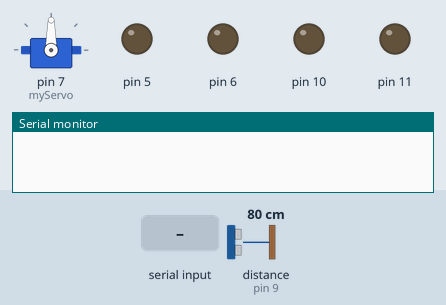
The sketch below on a simulated Arduino Uno, built with avr-gcc and run on an emulated ATmega328P. Shown: servo, output pins drawn as LEDs (lit = HIGH), the last lines printed to the serial monitor. The inputs (shaded band) are chosen by the test bench; at power-on: distance to the obstacle (sensor on pin 9) 80 cm. The echo pulse lasts 58.3 µs per cm; pins used as bus, display or sensor lines are not drawn.

Above: at 1.2 s.
1.3 s: "*back" received over the second serial link
At 2.9 s:
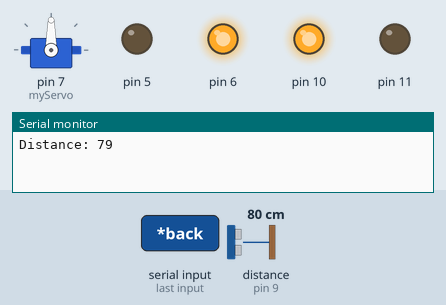
4.3 s: "*left" received over the second serial link
At 5.8 s:
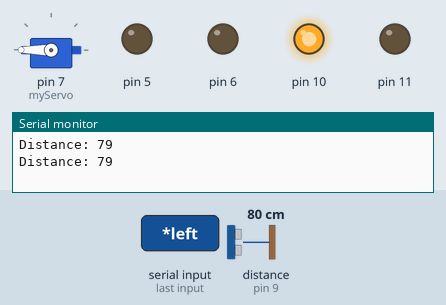
7.3 s: "*right" received over the second serial link
At 10.0 s:
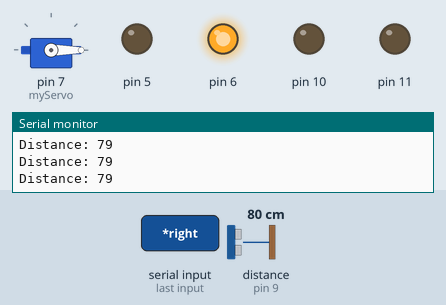
10.3 s: distance to the obstacle (sensor on pin 9) set to 32 cm
11.9 s: distance to the obstacle (sensor on pin 9) set to 28 cm
13.4 s: "*go" received over the second serial link
At 13.8 s:
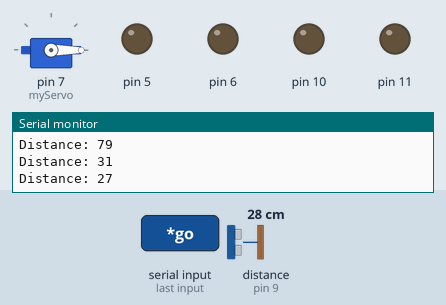
Timing chart, 0 to 16.9 s (numbered marks = the images above; inputs shaded):
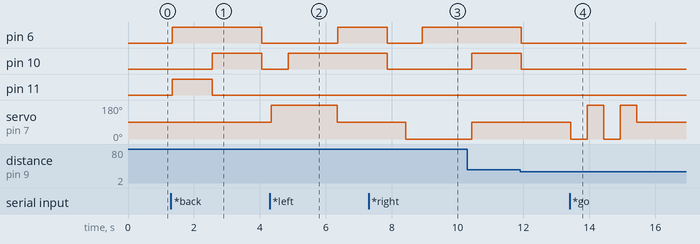

The sketch:

finalUVbotwithServoModify.ino
```cpp
#include<SoftwareSerial.h>
#include<Servo.h>
SoftwareSerial BTSerial(0,1);
Servo myServo;
int Ultrasound();
String phrase;
long duration;
int dist;
const int trig = 8;
const int echo = 9;
const int distance = 30; //distance below the sensor identifies the object as an obstacle

void setup() {

  pinMode(5,OUTPUT);
  pinMode(6,OUTPUT);
  pinMode(10,OUTPUT);
  pinMode(11,OUTPUT);
  pinMode(trig,OUTPUT);
  pinMode(echo,INPUT);
  Serial.begin(9600);
  BTSerial.begin(9600);
  myServo.attach(7); //attaching the servo to digital pin 7
  myServo.write(90); //orienting the servo to default position

}

void loop() {

  while(BTSerial.available())
  {
    delay(10);
    char ch = BTSerial.read();
    if(ch == '#')
    {
      break;
    }

    phrase += ch;
  }

  if(phrase.length()>0)
  {
    if(phrase == "*go")
      forward();

    if(phrase == "*back")
      backward();

    if(phrase == "*stop")
      Stop();

    if(phrase == "*left")
      left();

    if(phrase == "*right")
      right();

    if(phrase == "*rotate")
      rotate();

    if(phrase == "*avoid")
    {
      while(!BTSerial.available())
        avoid();
    }
    phrase = "";
  }

}

void forward()
{ int Ultrasound();
  myServo.write(90);
  if(Ultrasound() >= distance)
  {
    analogWrite(6,255);
    analogWrite(5,0);
    analogWrite(11,0);
    analogWrite(10,255);
    delay(1500); //delay of 3 seconds for bot to move 30cm
    Stop();

  }
  else
  {
    Stop();
    myServo.write(0);
    delay(500);
    myServo.write(180);
    delay(500);
    myServo.write(0);
    delay(500);
    myServo.write(180);
    delay(500);
    myServo.write(90);
  }
}

void backward()
{  int Ultrasound();
  analogWrite(6,255);
  analogWrite(5,0);
  analogWrite(11,255);
  analogWrite(10,0);
  delay(1200); //delay for 180 degree rotation
  Stop();
  if(Ultrasound() >= distance)
  {
    analogWrite(6,255);
    analogWrite(5,0);
    analogWrite(11,0);
    analogWrite(10,255);
    delay(1500); //delay of 3 seconds
    Stop();

  }
  else
  {
    Stop();
    myServo.write(0);
    delay(500);
    myServo.write(180);
    delay(500);
    myServo.write(0);
    delay(500);
    myServo.write(180);
    delay(500);
    myServo.write(90);
  }

}

void Stop()
{
  analogWrite(6,0);
  analogWrite(5,0);
  analogWrite(11,0);
  analogWrite(10,0);
}


void left()
{ int Ultrasound();
  myServo.write(180); //turning the ultrasonic sensor to the left
  delay(500);

  if(Ultrasound() >= distance)
  {
    analogWrite(6,0);
    analogWrite(5,0);
    analogWrite(11,0);
    analogWrite(10,255);
    delay(1500); //delay for 3 seconds
    forward();
  }
  else
  {
    Stop();
    myServo.write(0);
    delay(500);
    myServo.write(180);
    delay(500);
    myServo.write(0);
    delay(500);
    myServo.write(180);
    delay(500);
    myServo.write(90);
  }

  delay(500);
  myServo.write(90);

}

void right()
{ int Ultrasound();
  myServo.write(0); //to turn the ultrasonic sensor right
  delay(500);

  if(Ultrasound() >= distance)
  {
    analogWrite(6,255);
    analogWrite(5,0);
    analogWrite(11,0);
    analogWrite(10,0);
    delay(1500); //delay of 3 seconds
    forward();
  }
  else
  {
    Stop();
    myServo.write(0);
    delay(500);
    myServo.write(180);
    delay(500);
    myServo.write(0);
    delay(500);
    myServo.write(180);
    delay(500);
    myServo.write(90);
  }

  delay(500);
  myServo.write(90);

}

void rotate()
{
  analogWrite(6,255);
  analogWrite(5,0);
  analogWrite(11,255);
  analogWrite(10,0);
}

void rightturn()
{
    analogWrite(6,255);
    analogWrite(5,0);
    analogWrite(11,0);
    analogWrite(10,0);
    delay(1000);
}


void leftturn()
{
    analogWrite(6,0);
    analogWrite(5,0);
    analogWrite(11,0);
    analogWrite(10,255);
    delay(1000);
}

void go()
{
  while(Ultrasound() >= distance){
    analogWrite(6,255);
    analogWrite(5,0);
    analogWrite(11,0);
    analogWrite(10,255);
  }
  Stop();
}


void avoid()
{
  //go();
  int Ultrasound();
  myServo.write(90);
  delay(1000);

  int span = Ultrasound();

  if (span <= distance){

    Stop();

    char turn = check(); //Decide which direction to turn.

    switch (turn){

      case 'l':

        leftturn();

        break;

      case 'r':

        rightturn();

        break;

      case 's':

        go();

        break;
    }
  }

  else
    go();

}

char check()
{ int Ultrasound();
  int leftcheck, centercheck, rightcheck;
  char choice;

  myServo.write(180);  //Look left
  delay(1000);
  leftcheck = Ultrasound();

  myServo.write(0);  //Look right
  delay(1000);
  rightcheck = Ultrasound();


  myServo.write(90);   //Look straight
  delay(1000);
  centercheck = Ultrasound();

    if (leftcheck>rightcheck && leftcheck>centercheck)
      choice = 'l';

    else if (rightcheck>leftcheck && rightcheck>centercheck)
      choice = 'r';

    else
      choice = 's';

  return choice;
}


int Ultrasound()
{
  digitalWrite(trig, LOW);
  delayMicroseconds(2);

  digitalWrite(trig, HIGH);
  delayMicroseconds(10);  //sending a 10 microsecond trigger pulse to the obstacle
  digitalWrite(trig, LOW);

  duration = pulseIn(echo, HIGH); //calculates the time taken by trigger pulse to reach echo pin
  dist = duration*0.034/2; //distance between sensor and obstacle in cm
  Serial.print("Distance: ");  //prints the distance on serial monitor
  Serial.println(dist);

  return dist;
}
```

Measured:
- after the input at 1.3 s, pin 6: LOW → HIGH after 0.05 s, → LOW 2.7 s later; pin 10: LOW → HIGH after 1.3 s, → LOW 1.5 s later; pin 11: LOW → HIGH after 0.05 s, → LOW 1.2 s later
- after the input at 4.3 s, pin 6: LOW → HIGH after 2.1 s; pin 10: LOW → HIGH after 0.56 s; servo on pin 7 (myServo): 90° → 180° after 0.05 s, → 90° 2.0 s later
- after the input at 7.3 s, servo on pin 7 (myServo): 90° → 0° after 1.1 s
- after the input at 13.4 s, servo on pin 7 (myServo): 90° → 0° at once, → 180° 0.50 s later, → 0° 0.50 s later, → 180° 0.50 s later, … (5 changes in this stretch)
